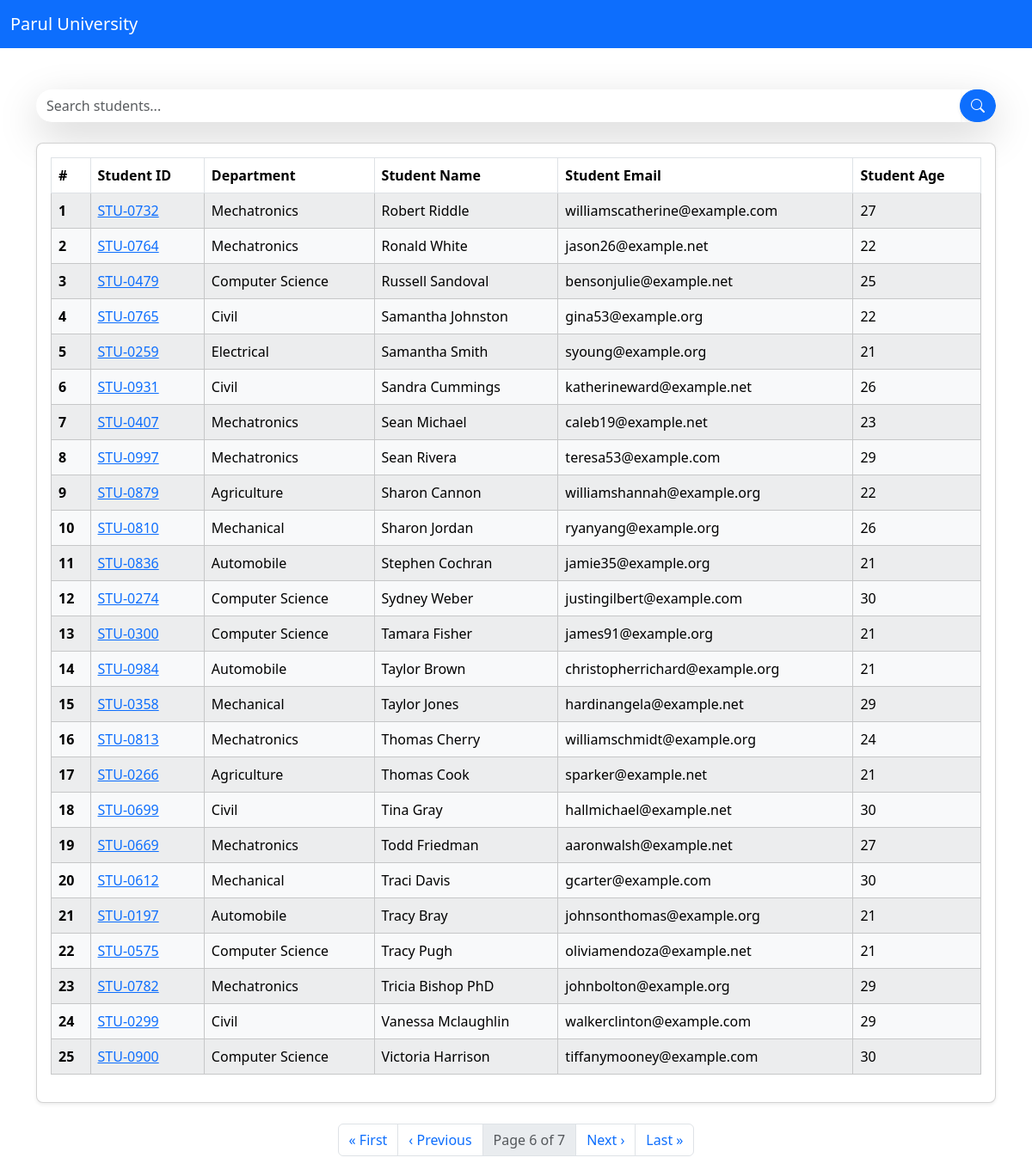
Page /?page=6 on the committed database.
### Student_repo_App/models.py (models this page shows, shortened)
class Student(models.Model):
    department = models.ForeignKey(Department, related_name="depart", on_delete=models.CASCADE)
    student_id = models.OneToOneField(StudentID, related_name="studentid", on_delete=models.CASCADE)
    student_name = models.CharField(max_length=100)
    student_email = models.EmailField(unique=True)
    student_age = models.IntegerField(default=18)
    student_address = models.TextField()
    class Meta:
        ordering = ["student_name"]
        verbose_name = "student"

class StudentID(models.Model):
    student_id = models.CharField(max_length=100)
    def __str__(self):
        return self.student_id
    class Meta:
        ordering = ['student_id']

class Department(models.Model):
    department = models.CharField(max_length=100)
    def __str__(self):
        return self.department
    class Meta:
        ordering = ['department']

### Student_repo_App/views.py (the view, shortened to what this page needs)
# urls.py: path('', get_students, name="get_student"),
def get_students(request):
    queryset = Student.objects.all()
    search = request.GET.get('search')
    paginator = Paginator(queryset, 25)
    page_number = request.GET.get("page", 1)
    page_obj = paginator.get_page(page_number)
    print(page_obj)
    return render(request, "report/student.html", {'queryset': page_obj, 'search':search})

### Templates/report/student.html (shortened to what this page needs)
{% extends "base.html" %}
{% block main %}
<div class="container mt-5">
    <form class="d-flex justify-content-center mb-4" role="search">
        <div class="input-group shadow-lg rounded-pill overflow-hidden">
            <input class="form-control border-0 shadow-sm" type="search" placeholder="Search students..." aria-label="Search" name="search">
            <button class="btn btn-primary text-white rounded-pill shadow-sm" type="submit">
                <i class="bi bi-search"></i>
            </button>
        </div>
    </form>
    <div class="card shadow-sm rounded-3 mb-4">
        <div class="card-body">
            <table class="table table-striped table-hover table-bordered table-responsive-lg">
                <thead>
                    <tr>
                        <th scope="col">#</th>
                        <th scope="col">Student ID</th>
                        <th scope="col">Department</th>
                        <th scope="col">Student Name</th>
                        <th scope="col">Student Email</th>
                        <th scope="col">Student Age</th>
                    </tr>
                </thead>
                <tbody>
                    {% for query in queryset %}
                    <tr class="table-light">
                        <th scope="row">{{ forloop.counter }}</th>
                        <td>
                            <a href="{% url 'see_marks' query.student_id %}" class="text-primary">
                                {{ query.student_id }}
                            </a>
                        </td>
                        <td>{{ query.department }}</td>
                        <td>{{ query.student_name }}</td>
                        <td>{{ query.student_email }}</td>
                        <td>{{ query.student_age }}</td>
                    </tr>
                    {% empty %}
                    <tr>
                        <td colspan="6" class="text-center text-muted">No students found.</td>
                    </tr>
                    {% endfor %}
                </tbody>
            </table>
        </div>
    </div>
    {% if queryset.has_other_pages %}
    <nav aria-label="Page navigation" class="d-flex justify-content-center">
        <ul class="pagination">
            {% if queryset.has_previous %}
            <li class="page-item">
                <a class="page-link" href="?page=1{% if search %}&search={{ search }}{% endif %}" aria-label="First">
                    <span aria-hidden="true">&laquo; First</span>
                </a>
            </li>
            <li class="page-item">
                <a class="page-link" href="?page={{ queryset.previous_page_number }}{% if search %}&search={{ search }}{% endif %}" aria-label="Previous">
                    <span aria-hidden="true">&lsaquo; Previous</span>
                </a>
            </li>
            {% endif %}
            <li class="page-item disabled">
                <span class="page-link">
                    Page {{ queryset.number }} of {{ queryset.paginator.num_pages }}
                </span>
            </li>
            {% if queryset.has_next %}
            <li class="page-item">
                <a class="page-link" href="?page={{ queryset.next_page_number }}{% if search %}&search={{ search }}{% endif %}" aria-label="Next">
                    <span aria-hidden="true">Next &rsaquo;</span>
                </a>
            </li>
            <li class="page-item">
                <a class="page-link" href="?page={{ queryset.paginator.num_pages }}{% if search %}&search={{ search }}{% endif %}" aria-label="Last">
                    <span aria-hidden="true">Last &raquo;</span>
                </a>
            </li>
            {% endif %}
        </ul>
    </nav>
    {% endif %}
</div>
{% endblock main %}

### rows in the picture
Student: student_id "STU-0732", department "Mechatronics", student_name "Robert Riddle", student_email "williamscatherine@example.com", student_age "27"
Student: student_id "STU-0764", department "Mechatronics", student_name "Ronald White", student_email "jason26@example.net", student_age "22"
Student: student_id "STU-0479", department "Computer Science", student_name "Russell Sandoval", student_email "bensonjulie@example.net", student_age "25"
Student: student_id "STU-0765", department "Civil", student_name "Samantha Johnston", student_email "gina53@example.org", student_age "22"
Student: student_id "STU-0259", department "Electrical", student_name "Samantha Smith", student_email "syoung@example.org", student_age "21"
Student: student_id "STU-0931", department "Civil", student_name "Sandra Cummings", student_email "katherineward@example.net", student_age "26"
Student: student_id "STU-0407", department "Mechatronics", student_name "Sean Michael", student_email "caleb19@example.net", student_age "23"
Student: student_id "STU-0997", department "Mechatronics", student_name "Sean Rivera", student_email "teresa53@example.com", student_age "29"
Student: student_id "STU-0879", department "Agriculture", student_name "Sharon Cannon", student_email "williamshannah@example.org", student_age "22"
Student: student_id "STU-0810", department "Mechanical", student_name "Sharon Jordan", student_email "ryanyang@example.org", student_age "26"
Student: student_id "STU-0836", department "Automobile", student_name "Stephen Cochran", student_email "jamie35@example.org", student_age "21"
Student: student_id "STU-0274", department "Computer Science", student_name "Sydney Weber", student_email "justingilbert@example.com", student_age "30"
Student: student_id "STU-0300", department "Computer Science", student_name "Tamara Fisher", student_email "james91@example.org", student_age "21"
Student: student_id "STU-0984", department "Automobile", student_name "Taylor Brown", student_email "christopherrichard@example.org", student_age "21"
Student: student_id "STU-0358", department "Mechanical", student_name "Taylor Jones", student_email "hardinangela@example.net", student_age "29"
Student: student_id "STU-0813", department "Mechatronics", student_name "Thomas Cherry", student_email "williamschmidt@example.org", student_age "24"
Student: student_id "STU-0266", department "Agriculture", student_name "Thomas Cook", student_email "sparker@example.net", student_age "21"
Student: student_id "STU-0699", department "Civil", student_name "Tina Gray", student_email "hallmichael@example.net", student_age "30"
Student: student_id "STU-0669", department "Mechatronics", student_name "Todd Friedman", student_email "aaronwalsh@example.net", student_age "27"
Student: student_id "STU-0612", department "Mechanical", student_name "Traci Davis", student_email "gcarter@example.com", student_age "30"
Student: student_id "STU-0197", department "Automobile", student_name "Tracy Bray", student_email "johnsonthomas@example.org", student_age "21"
Student: student_id "STU-0575", department "Computer Science", student_name "Tracy Pugh", student_email "oliviamendoza@example.net", student_age "21"
Student: student_id "STU-0782", department "Mechatronics", student_name "Tricia Bishop PhD", student_email "johnbolton@example.org", student_age "29"
Student: student_id "STU-0299", department "Civil", student_name "Vanessa Mclaughlin", student_email "walkerclinton@example.com", student_age "29"
Student: student_id "STU-0900", department "Computer Science", student_name "Victoria Harrison", student_email "tiffanymooney@example.com", student_age "30"

### other values in the picture
{{ queryset.number }} "6"
{{ queryset.paginator.num_pages }} "7"
